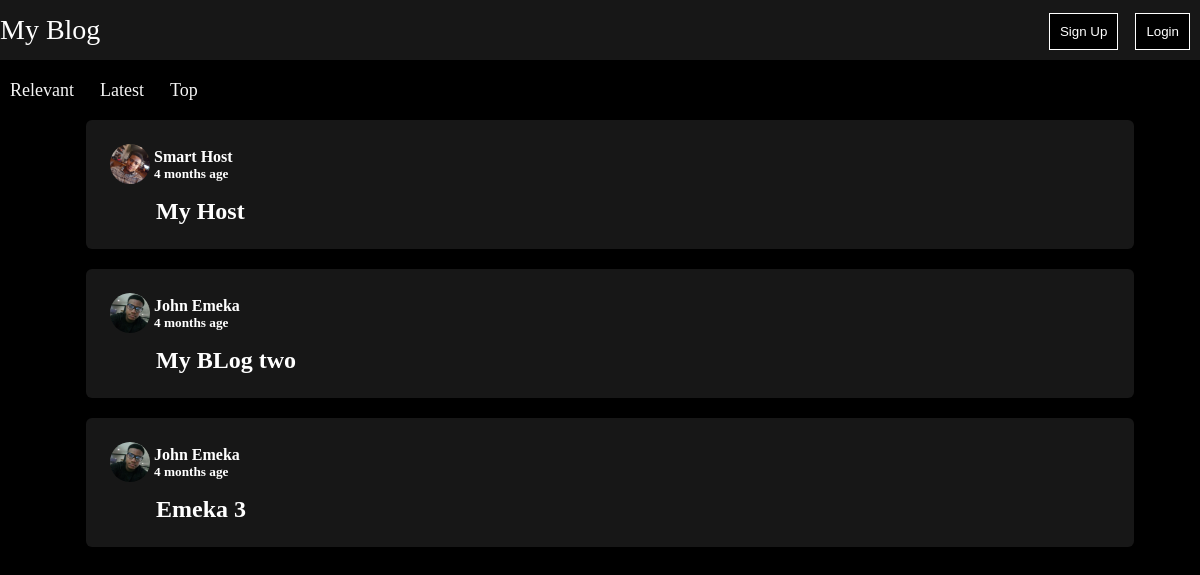
The app's page /, older data.
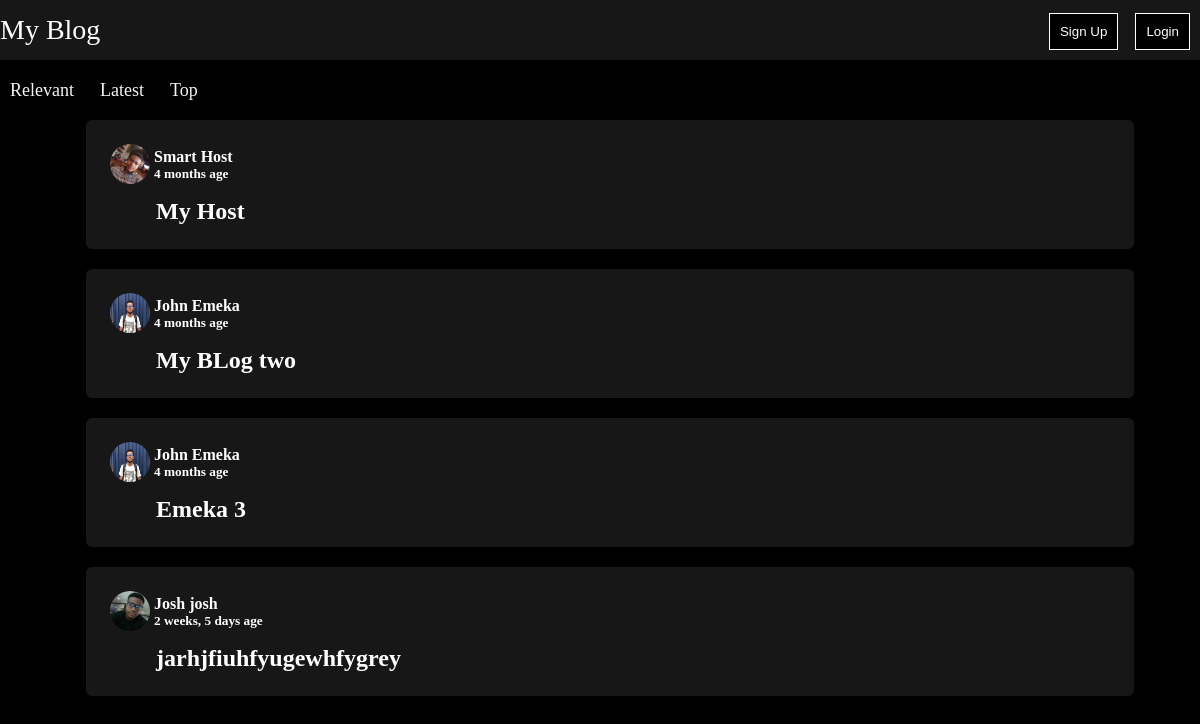
The same page, newer data.
### blog/models.py (models this page shows, shortened)
class Posts(models.Model):
    author = models.ForeignKey(User, on_delete=models.CASCADE)
    slug = models.SlugField(db_index=True, blank=True, max_length=250)
    title = models.CharField(max_length=250)
    author_img = models.CharField(max_length=50)
    views = models.IntegerField(default=0)
    date = models.DateTimeField(default=datetime.now())
    content = models.TextField()

class User(AbstractUser):
    profile_img = models.FileField(upload_to="profiles", blank=True)

### blog/views.py (the view)
# urls.py: path("", views.index),
def index(req):
    posts = Posts.objects.all()
    return render(req, "blog/index.html", {
        "posts": posts,
    })

### blog/templates/blog/index.html (shortened to what this page needs)
{% extends './base.html' %}
{% load static %}
{% block page_css %}
    <link rel="stylesheet" href="{% static 'blog/css/post.css' %}" />
{% endblock %}
{% block page_content %}
    {% include './includes/nav-tab.html' %}
    {% for post in posts %}
        {% include './includes/post-card.html' %}
    {% endfor %}
{% endblock %}

### blog/templates/blog/includes/post-card.html
{% load static %}
<div class="post-card">
    <div class="author-section">
        <img class="profile-img" height="40px" width="40px" src="/{{ post.author.profile_img }}" alt="profile"  />
        <div>
            <h4>{{ post.author.first_name }} {{ post.author.last_name }}</h4>
            <h5>{{ post.date | timesince }} age</h5>
        </div>
    </div>
    <div class="post-section">
        <h3>
            <a href="/post/{{post.slug}}">{{post.title}}</a>
        </h3>
    </div>
</div>

Row changes from the older to the newer data that the page shows:
changed Posts "My BLog two": author.profile_img: a different picture
changed Posts "Emeka 3": author.profile_img: a different picture
added Posts: author.profile_img (picture), author.first_name "Josh", author.last_name "josh", date "2 weeks, 5 days", title "jarhjfiuhfyugewhfygrey"
